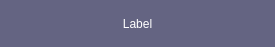
<?xml version="1.0" encoding="UTF-8"?>
<ui version="4.0">
 <class>NoticeDialog</class>
 <widget class="QDialog" name="NoticeDialog">
  <property name="windowModality">
   <enum>Qt::NonModal</enum>
  </property>
  <property name="geometry">
   <rect>
    <x>0</x>
    <y>0</y>
    <width>275</width>
    <height>47</height>
   </rect>
  </property>
  <property name="sizePolicy">
   <sizepolicy hsizetype="Fixed" vsizetype="Fixed">
    <horstretch>0</horstretch>
    <verstretch>0</verstretch>
   </sizepolicy>
  </property>
  <property name="windowTitle">
   <string>Dialog</string>
  </property>
  <property name="styleSheet">
   <string notr="true">background-color: rgb(100, 100, 130);</string>
  </property>
  <property name="modal">
   <bool>false</bool>
  </property>
  <layout class="QGridLayout" name="gridLayout">
   <item row="0" column="0">
    <widget class="QLabel" name="label">
     <property name="styleSheet">
      <string notr="true">color: rgb(255, 255, 255);
font: 9pt &quot;Arial&quot;;</string>
     </property>
     <property name="frameShape">
      <enum>QFrame::NoFrame</enum>
     </property>
     <property name="frameShadow">
      <enum>QFrame::Plain</enum>
     </property>
     <property name="text">
      <string>Label</string>
     </property>
     <property name="alignment">
      <set>Qt::AlignCenter</set>
     </property>
    </widget>
   </item>
  </layout>
 </widget>
 <resources/>
 <connections/>
</ui>
